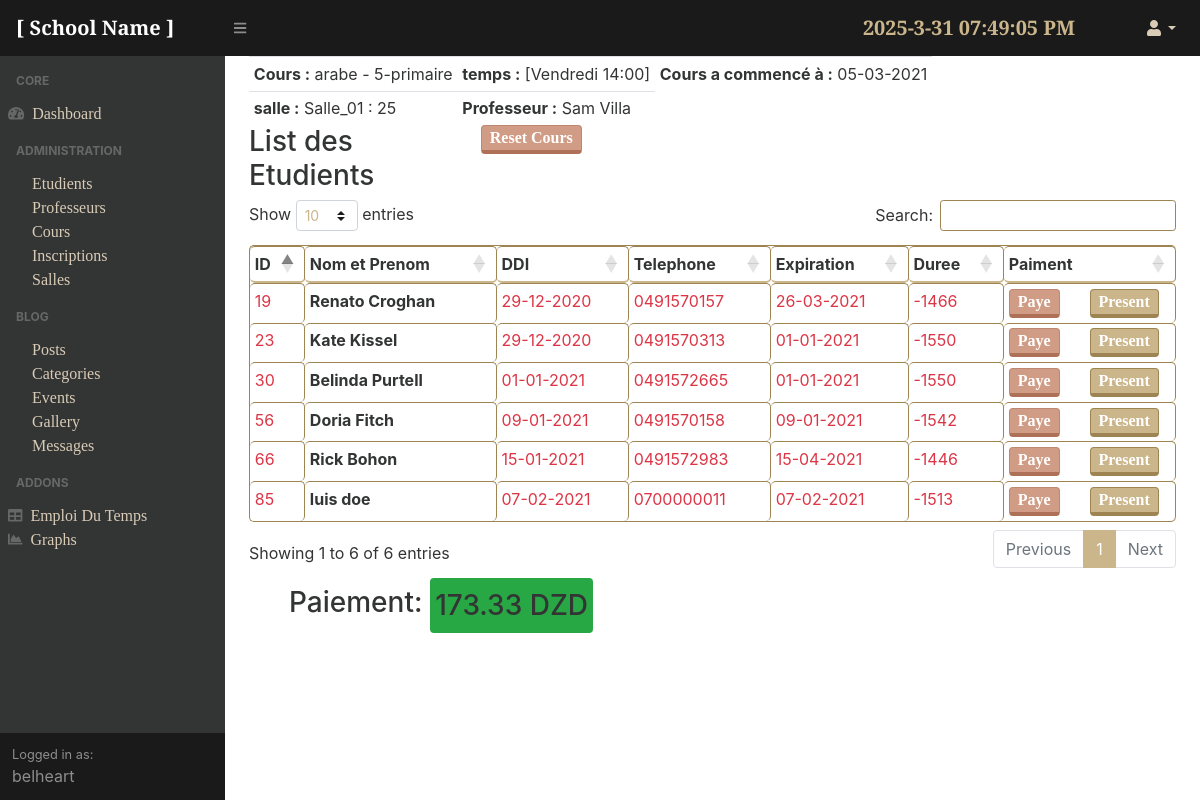
Screenshot of /adminpanel/schedule/12/ (signed in) with the database file from the repository.
### courses/models.py (models this page shows, shortened)
class Course(models.Model):
    weekdays = [('N/A','N/A'),('Dimanche','Dim'),('Lundi','Lun'),('Mardi','Mar'),('Mercredi','Mer'),('Jeudi','Jeu'),('Vendredi','Ven'),('Samedi','Sam')]
    days_en = {'Dimanche':'Sunday', 'Lundi':'Monday', 'Mardi':'Tuesday', 'Mercredi':'Wednesday', 'Jeudi':'Thursday', 'Vendredi':'Friday', 'Samedi':'Saturday', 'N/A':'N/A'}
    name = models.CharField(max_length=200)
    price = models.IntegerField(default = 0)
    desc = models.TextField(max_length=500,default="...")
    cours_start = models.DateField(default = timezone.now)
    time = models.TimeField()
    time2 = models.TimeField(default=timezone.now)
    niveau = models.CharField(choices=Levels, max_length=100,blank=False,default='1_pri')
    prof = models.CharField(max_length=100, default='N/A')
    wday1 = models.CharField(choices=weekdays,max_length=10, blank=False, default='N/A')
    wday2 = models.CharField(choices=weekdays,max_length=10, blank=False, default='N/A')
    sal = models.ForeignKey('courses.Salle',on_delete=models.PROTECT, default=1)
    def calc_paiment(self, presence):
        date_start = self.cours_start
        date_end = datetime.date(date_start.year,date_start.month+1, date_start.day)
        count = 0
        print(f'{date_start} : {date_end}')
        while date_start <= date_end:
            if self.days_en[self.wday1] in date_start.strftime("%A") or self.days_en[self.wday2] in date_start.strftime("%A"):
                count +=1
            date_start += datetime.timedelta(days=1)
        unit = self.price /3
        unit = unit/count
        return unit*presence

class Salle(models.Model):
    name = models.CharField(max_length=10)
    capacity = models.IntegerField()
    def __str__(self):
        return f'{self.name} : {self.capacity}'

### school/models.py (models this page shows, shortened)
class Student(models.Model):
    first_name = models.CharField(max_length=100)
    last_name = models.CharField(max_length=100)
    birthdate = models.DateField()
    address = models.CharField(max_length=150,default='N/A')
    institute = models.CharField(max_length=150,default="N/A")
    niveau = models.CharField(choices=niveaux.Levels,max_length=100, blank=False, default='1-primaire')
    telephone = models.IntegerField()
    cours_in = models.ForeignKey('courses.Course',on_delete=models.CASCADE)
    sub_date = models.DateField(default=timezone.now)
    cours_start = models.DateField(default = timezone.now, verbose_name="Expiration Date")
    presence = models.TextField(default='--')
    image = models.ImageField(default='Default.png', upload_to='students_pics')
    def month_presence(self):
        date_start = self.cours_in.cours_start
        date_end = date_start + relativedelta.relativedelta(months=1)
        count = 0
        while date_start <= date_end:
            presence_dates = self.presence.split(',')
            for dt in presence_dates:
                if dt in str(date_start):
                    count+=1
            date_start+=datetime.timedelta(days=1)
        return count
    def period(self):
        return (self.cours_start - timezone.now().date()).days

### adminpanel/views.py (the view)
# urls.py: path('schedule/<int:pk>/',coursDetailView.as_view(),name='cours-detail'),
class coursDetailView(LoginRequiredMixin, DetailView):
        model = Course
        template_name = 'adminpanel/cours_details.html'
        def get_context_data(self, **kwargs):
                count = 0
                for std in Student.objects.filter(cours_in=Course.objects.get(pk=self.kwargs['pk'])):
                        count+=std.month_presence()
                result = Course.objects.get(pk=self.kwargs['pk']).calc_paiment(count)
                context = super(coursDetailView, self).get_context_data(**kwargs)
                context['student'] = Student.objects.all()
                context['prof'] = Professor.objects.all()
                context['fuller'] = "{:.2f}".format(result)
                return context

### adminpanel/templates/adminpanel/cours_details.html (shortened to what this page needs)
{% extends 'adminpanel/base.html' %}
{% block content %}
<table class="table w-auto table-sm mb-0">
	<tr><td><strong>Cours :</strong> {{course.name}} - {{course.niveau}}</td><td> <strong>temps :</strong> [{{course.wday1}} {{course.time|date:"H:i"}}] {%if course.wday2 != 'N/A'%}| [{{course.wday2}} {{course.time2|date:"H:i"}}]{%endif%} </td><td><strong>Cours a commencé à :</strong> {{course.cours_start|date:"d-m-Y"}}</td></tr>
<tr><td><strong>salle :</strong> {{course.sal}}</td><td> <strong>Professeur :</strong> {{course.prof}}  </td></tr>
</table>
<div class ="row p-0 m-0 w-50">
<div class="col-sm p-0 m-0">
<h3> List des Etudients </h3>
</div>
<div class="col-sm p-0 m-0">
<form action="{% url 'reset-cours-start' pk=course.id%}" method="POST">
	<button id="reset-cours-start-button" class="btn btn-outline-danger p-0 px-2">Reset Cours</button>
</form>
</div>
</div>
<table class="table table-bordered table-sm" id="dataTable">
  <thead>
    <tr>
	    <th>ID</th>
      <th>Nom et Prenom</th>
      <th>DDI</th>
	  <th>Telephone</th>
	  <th>Expiration</th>
	  <th>Duree</th>
      <th>Paiment</th>
    </tr>
  </thead>
  <tbody>
  {%for stdn in student %}
  	{% if course.id == stdn.cours_in.id%}
		{% if stdn.period <= 3 %}
  			<tr class="text-danger">
				<td>{{stdn.id}}</td>
				<th scope = "row"><a href="{% url 'detail-student' stdn.id %}" class="tb-names"> {{stdn.first_name}} {{stdn.last_name}} </a></th>
  				<td> {{stdn.sub_date|date:"d-m-Y"}} </td>
				<td> 0{{stdn.telephone}} </td>
				<td> {{stdn.cours_start|date:"d-m-Y"}} </td>
  				<td> {{stdn.period}} </td>
				<td> <div class="row p-0 m-0">
					<div class="col-sm p-0 m-0">
					<form action="{% url 'reset-paiment' pk=stdn.id %}" method="POST">
					<button id="reset-button" class="btn btn-outline-danger p-0 px-2">Paye</button>
					 </form>
					 </div>
					 <div class="col-sm p-0 m-0">
				     	<form action="{% url 'set-presence' pk=stdn.id%}" method="POST">
					     <button id="presence-button" class="btn btn-outline-info p-0 px-2">Present</button>
				     	</form>
					</div>
					</div>
				</td>
  			</tr>
		{%endif%}
	{%endif%}
  {%endfor%}
  </tbody>
</table>
<div class="container">
    <div class="row h-3 m-2">
        <div class="Col-sm rounded p-2">
		<h3 class="p-0 m-0">Paiement:</h3>
        </div>
        <div class="badge bg-success">
		<h3 class=" mt-2">{{fuller}} DZD</h3>
        </div>
{% endblock %}

### adminpanel/templates/adminpanel/base.html (shortened to what this page needs)
{%load static%}
<!DOCTYPE html>
<html lang="en">
    <head>
    <link href="{% static 'adminpanel/assets/css/styles.css'%}" rel="stylesheet" />
    <link href="https://cdn.datatables.net/1.10.20/css/dataTables.bootstrap4.min.css" rel="stylesheet" />
    </head>
    <body class="sb-nav-fixed">
        <nav class="sb-topnav navbar navbar-expand navbar-dark bg-dark">
            <a class="navbar-brand" href="{% url 'blog-home' %}">[ School Name ]</a>
            <button class="btn btn-link btn-sm order-1 order-lg-0" id="sidebarToggle" href="#"><i class="fas fa-bars"></i></button>
            <form class="d-none d-md-inline-block form-inline ml-auto mr-0 mr-md-3 my-2 my-md-0">
                <p id="MyClockDisplay"  class="navbar-brand mr-5 text-gold" onload="showTime()"></p>
            </form>
            <ul class="navbar-nav ml-auto ml-md-0">
                <li class="nav-item dropdown">
                    <a class="nav-link dropdown-toggle" id="userDropdown" href="#" role="button" data-toggle="dropdown" aria-haspopup="true" aria-expanded="false"><i class="fas fa-user fa-fw"></i></a>
                </li>
            </ul>
        </nav>
        <div id="layoutSidenav">
            <div id="layoutSidenav_nav">
                <nav class="sb-sidenav accordion sb-sidenav-dark" id="sidenavAccordion">
                    <div class="sb-sidenav-menu">
                        <div class="nav">
                            <div class="sb-sidenav-menu-heading">Core</div>
                            <a class="nav-link" href="{% url 'dashboard' %}">
                                <div class="sb-nav-link-icon"><i class="fas fa-tachometer-alt"></i></div>
                                Dashboard
                            </a>
                            <div class="sb-sidenav-menu-heading">Administration</div>
                            <div class="collapse show" id="collapseLayouts" aria-labelledby="headingOne" data-parent="#sidenavAccordion" style="">
                                <nav class="sb-sidenav-menu-nested nav">
                                    <a class="nav-link" href="{% url 'students' %}">Etudients</a>
                                    <a class="nav-link" href="{% url 'teachers' %}">Professeurs</a>
                                    <a class="nav-link" href="{% url 'courses' %}">Cours</a>
                                    <a class="nav-link" href="{% url 'inscriptions' %}">Inscriptions</a>
                                    <a class="nav-link" href="{% url 'salles' %}">Salles</a>
                                </nav>
                            </div>
                            <div class="sb-sidenav-menu-heading">Blog</div>
                            <div class="collapse show" id="collapseLayouts" aria-labelledby="headingOne" data-parent="#sidenavAccordion" style="">
                                <nav class="sb-sidenav-menu-nested nav">
                                    <a class="nav-link" href="{% url 'blog-posts' %}">Posts</a>
                                    <a class="nav-link" href="{% url 'categories' %}">Categories</a>
                                    <a class="nav-link" href="{% url 'events-admin' %}">Events</a>
                                    <a class="nav-link" href="{% url 'gallery' %}">Gallery</a>
                                    <a class="nav-link" href="{% url 'messages' %}">Messages</a>
                                </nav>
                            </div>
                            <div class="sb-sidenav-menu-heading">Addons</div>
                            <a class="nav-link" href="{% url 'schedule'%}">
                                <div class="sb-nav-link-icon"><i class="fas fa-table"></i></div>
                                Emploi Du Temps
                            </a>
                            <a class="nav-link" href="{% url 'charts'%}">
                                <div class="sb-nav-link-icon"><i class="fas fa-chart-area"></i></div>
                                Graphs
                            </a>
                        </div>
                    </div>
                    <div class="sb-sidenav-footer">
                        <div class="small">Logged in as:</div>
                        {{user.username}}
                    </div>
                </nav>
            </div>
        <div id='layoutSidenav_content'>
        <main>
        <div class="container-fluid">
            {% block content %}{% endblock %}
        </div>
        </main>
        </div>
    </body>
</html>

### rows the page displays
Course: name "arabe", niveau "5-primaire", wday1 "Vendredi", time "14:00", cours_start "05-03-2021", sal "Salle_01 : 25", prof "Sam Villa"
Student: id "19", first_name "Renato", last_name "Croghan", sub_date "29-12-2020", telephone "491570157", cours_start "26-03-2021", period "-1466"
Student: id "23", first_name "Kate", last_name "Kissel", sub_date "29-12-2020", telephone "491570313", cours_start "01-01-2021", period "-1550"
Student: id "30", first_name "Belinda", last_name "Purtell", sub_date "01-01-2021", telephone "491572665", cours_start "01-01-2021", period "-1550"
Student: id "56", first_name "Doria", last_name "Fitch", sub_date "09-01-2021", telephone "491570158", cours_start "09-01-2021", period "-1542"
Student: id "66", first_name "Rick", last_name "Bohon", sub_date "15-01-2021", telephone "491572983", cours_start "15-04-2021", period "-1446"
Student: id "85", first_name "luis", last_name "doe", sub_date "07-02-2021", telephone "700000011", cours_start "07-02-2021", period "-1513"

### other values shown
{{ user.username }} "belheart"
{{ fuller }} "173.33"
